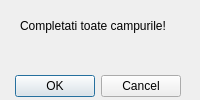
<?xml version="1.0" encoding="UTF-8"?>
<ui version="4.0">
 <class>FieldsCompleted</class>
 <widget class="QDialog" name="FieldsCompleted">
  <property name="geometry">
   <rect>
    <x>0</x>
    <y>0</y>
    <width>200</width>
    <height>100</height>
   </rect>
  </property>
  <property name="maximumSize">
   <size>
    <width>200</width>
    <height>100</height>
   </size>
  </property>
  <property name="windowTitle">
   <string>Dialog</string>
  </property>
  <widget class="QDialogButtonBox" name="buttonBox">
   <property name="geometry">
    <rect>
     <x>-440</x>
     <y>70</y>
     <width>621</width>
     <height>32</height>
    </rect>
   </property>
   <property name="orientation">
    <enum>Qt::Horizontal</enum>
   </property>
   <property name="standardButtons">
    <set>QDialogButtonBox::Cancel|QDialogButtonBox::Ok</set>
   </property>
  </widget>
  <widget class="QLabel" name="label">
   <property name="geometry">
    <rect>
     <x>20</x>
     <y>10</y>
     <width>161</width>
     <height>31</height>
    </rect>
   </property>
   <property name="text">
    <string>Completati toate campurile!</string>
   </property>
  </widget>
 </widget>
 <resources/>
 <connections>
  <connection>
   <sender>buttonBox</sender>
   <signal>accepted()</signal>
   <receiver>FieldsCompleted</receiver>
   <slot>accept()</slot>
   <hints>
    <hint type="sourcelabel">
     <x>248</x>
     <y>254</y>
    </hint>
    <hint type="destinationlabel">
     <x>157</x>
     <y>274</y>
    </hint>
   </hints>
  </connection>
  <connection>
   <sender>buttonBox</sender>
   <signal>rejected()</signal>
   <receiver>FieldsCompleted</receiver>
   <slot>reject()</slot>
   <hints>
    <hint type="sourcelabel">
     <x>316</x>
     <y>260</y>
    </hint>
    <hint type="destinationlabel">
     <x>286</x>
     <y>274</y>
    </hint>
   </hints>
  </connection>
 </connections>
</ui>
